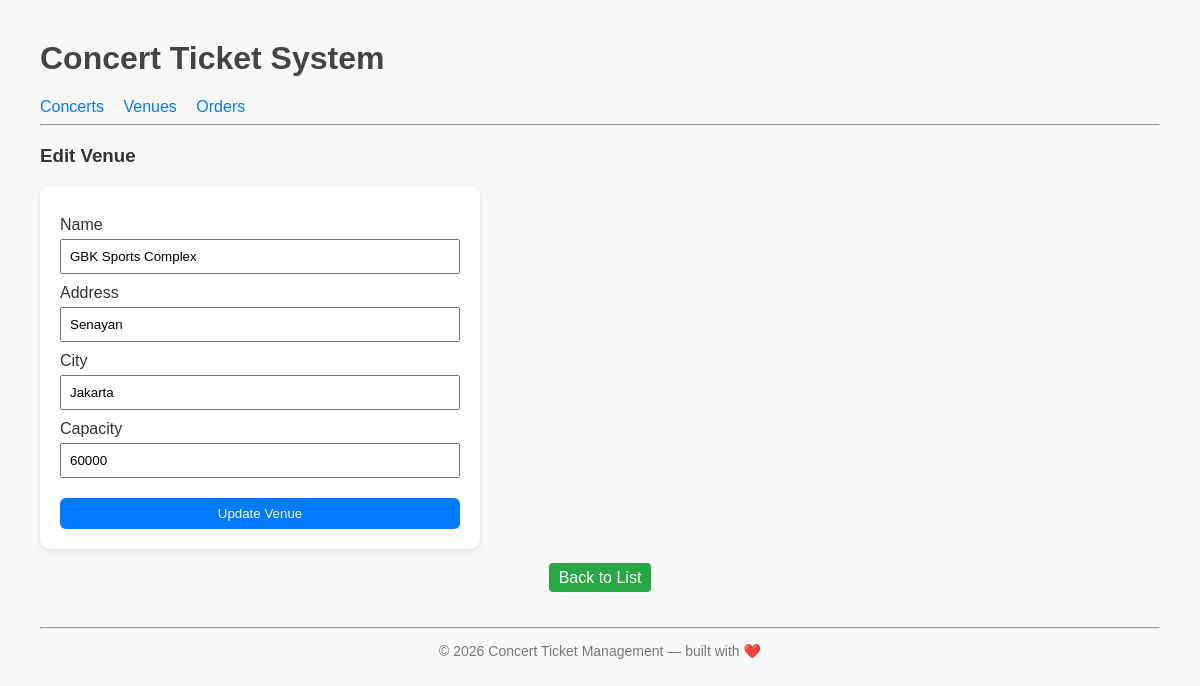
The app's page /index.php?page=venues_edit&id=11 with its own data.
### tables this page shows
CREATE TABLE `venues` (
  `id` int(11) NOT NULL,
  `name` varchar(255) NOT NULL,
  `address` varchar(255) DEFAULT NULL,
  `city` varchar(100) DEFAULT NULL,
  `capacity` int(11) DEFAULT NULL
);

### config/db.php (called while the page is built, shortened)
<?php
class Database {
    private $host = "localhost";
    private $username = "root";
    private $password = "";
    private $dbname = "concert_db";
    public function __construct() {
        try {
            $this->conn = new PDO("mysql:host=$this->host;dbname=$this->dbname", $this->username, $this->password);
        } catch (PDOException $e) {
            echo "Connection failed: " . $e->getMessage();
        }
    }
}
?>

### class/Venue.php (called while the page is built, shortened)
<?php
require_once 'config/db.php';
class Venue {
    private $db;
    public function __construct() {
        $this->db = (new Database())->conn;
    }
    public function getVenueById($id) {
        $query = "SELECT * FROM venues WHERE id = ?";
        $stmt = $this->db->prepare($query);
        $stmt->execute([$id]);
        return $stmt->fetch(PDO::FETCH_ASSOC);
    }
}
?>

### view/venues_edit.php (the view, shortened to what this page needs)
<?php
if (isset($_GET['id'])) {
    $venueId = $_GET['id'];
    $venueData = $venue->getVenueById($venueId);
}
?>
<h3>Edit Venue</h3>
<form method="POST">
    <label>Name</label>
    <input type="text" name="name" value="<?= $venueData['name'] ?>" required>
    <label>Address</label>
    <input type="text" name="address" value="<?= $venueData['address'] ?>" required>
    <label>City</label>
    <input type="text" name="city" value="<?= $venueData['city'] ?>" required>
    <label>Capacity</label>
    <input type="number" name="capacity" value="<?= $venueData['capacity'] ?>" required>
    <button type="submit" name="edit_venue">Update Venue</button>
</form>
<div class="center-button">
    <a href="?page=venues" class="btn-add">Back to List</a>
</div>

### style.css (style rules this page uses)
body { font-family: Arial, sans-serif; margin: 40px; background: #f9f9f9; color: #333; }
form { display: flex; flex-direction: column; width: 400px; background: white; padding: 20px; border-radius: 10px; box-shadow: 0 2px 6px rgba(0,0,0,0.1); }
form label { margin-top: 10px; }
form input, form select, form button { margin-top: 5px; padding: 8px; }
form button { margin-top: 20px; background: #007bff; color: white; border: none; border-radius: 6px; cursor: pointer; }
.center-button { margin-top: 20px; text-align: center; }
.btn-add, .btn-edit, .btn-delete { text-decoration: none; padding: 6px 10px; border-radius: 4px; color: white; }
.btn-add { background: #28a745; }

### records on screen
venues: name "GBK Sports Complex", address "Senayan", city "Jakarta", capacity "60000"
